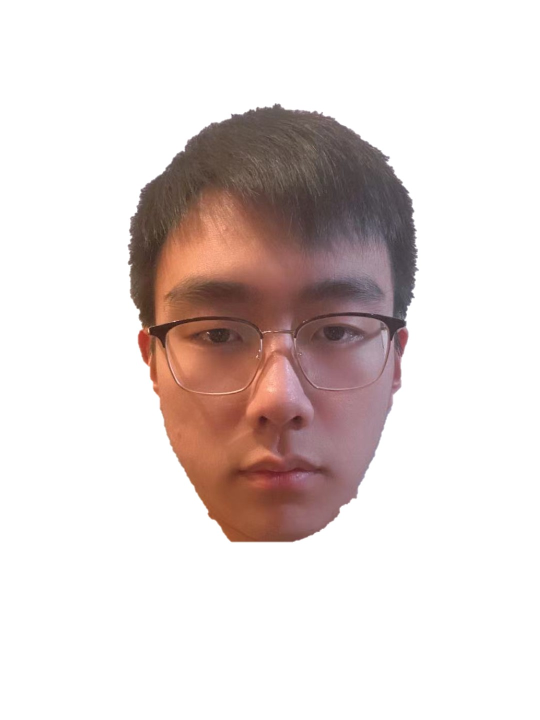
#> input picture me2.jpg, 1080 x 1440 px (shown at 1/2 size)
$ python test.py
#> lines starting #> are read from the running program, lines starting #| are printed output that depends on the picture
import matplotlib.pyplot as plt
import skimage as sk
import skimage.io as skio
import skimage.data as data
import skimage.transform as sktr
from skimage.draw import polygon
from scipy.spatial import Delaunay
import os
import glob
import numpy as np
import cv2
import pdb
import time
from sklearn.decomposition import PCA
from sklearn.neighbors import KDTree
import sys


def define_points(num_points, image):
    plt.imshow(image)
    print("Select %d points." % num_points)
    points = np.array(plt.ginput(num_points, timeout=0))
    plt.close()
    return points


img_source = sk.transform.resize(plt.imread('me2.jpg'), [380,304])
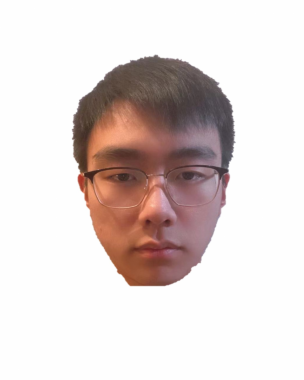
#> img_source: shape (380, 304, 3) float64; mean R, G, B 0.886, 0.846, 0.837


if os.path.exists('source_points_58.npy'):
    source_points = np.load('source_points_58.npy')
else:
    source_points = define_points(58, img_source)
#> (the run stopped early here; a loop or call above may not have finished)
